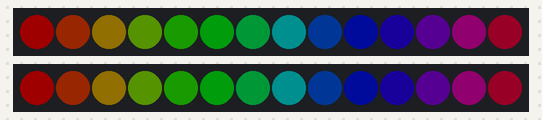
Bench run of a sketch on a simulated Arduino Uno, built with avr-gcc and run on an emulated ATmega328P. Shown: 2 × 14 RGB LEDs in strip order, left to right. Dim RGB values are drawn brighter than linear.

Above: at 0.15 s.
At 4.08 s:
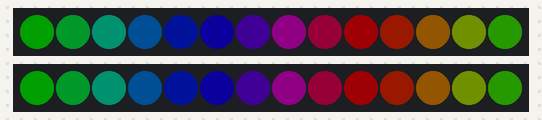
At 8.91 s:
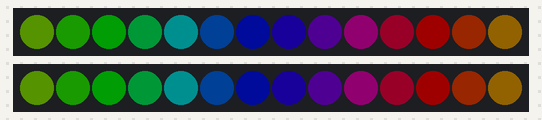
At 19.78 s:
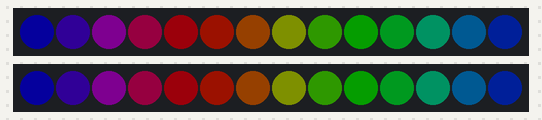
At 30.05 s:
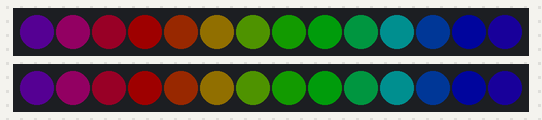
At 39.72 s:
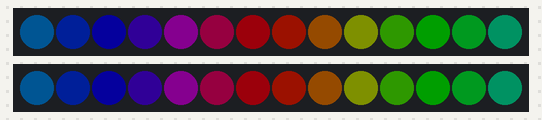

The sketch:

LarduinoPOV.ino
```cpp
#include <Adafruit_NeoPixel.h>

#define LEDS_NUM       14   //LED数量
#define DATA1_PIN      12   //DATA1端口
#define DATA2_PIN      13   //DATA1端口
#define HALL_PIN       A0   //霍尔元件
#define BRIGHTNESS     30   //亮度0-50

//初始化一个LED串
Adafruit_NeoPixel strip1 = Adafruit_NeoPixel(LEDS_NUM, DATA1_PIN, NEO_GRB + NEO_KHZ400);
Adafruit_NeoPixel strip2 = Adafruit_NeoPixel(LEDS_NUM, DATA2_PIN, NEO_GRB + NEO_KHZ400);

void setup() {

  pinMode(HALL_PIN,  INPUT);

  strip1.begin();
  strip2.begin();
  strip1.setBrightness(BRIGHTNESS);
  strip2.setBrightness(BRIGHTNESS);
  strip1.show(); // Initialize all pixels to 'off'
  strip2.show();
}

void loop() {
//  rainbow(5);
    rainbowCycle(3);
}

//用指定颜色流水刷新
void colorWipe(uint32_t c, uint8_t wait) {
  for(uint16_t i=0; i<strip1.numPixels(); i++) {
    strip1.setPixelColor(i, c);
    strip2.setPixelColor(i, c);
    strip1.show();
    strip2.show();
    delay(wait);
  }
}

void rainbow(uint8_t wait) {
  uint16_t i, j;

  for(j=0; j<256; j++) {
    for(i=0; i<strip1.numPixels(); i++) {
      strip1.setPixelColor(i, Wheel((i+j) & 255));
      strip2.setPixelColor(i, Wheel((i+j) & 255));
    }
    strip1.show();
    strip2.show();
    delay(wait);
  }
}

// Slightly different, this makes the rainbow equally distributed throughout
void rainbowCycle(uint8_t wait) {
  uint16_t i, j;

  for(j=0; j<256*5; j++) { // 5 cycles of all colors on wheel
    for(i=0; i< strip1.numPixels(); i++) {
      strip1.setPixelColor(i, Wheel(((i * 256 / strip1.numPixels()) + j) & 255));
      strip2.setPixelColor(i, Wheel(((i * 256 / strip2.numPixels()) + j) & 255));
    }
    strip1.show();
    strip2.show();
    delay(wait);
  }
}

uint32_t Wheel(byte WheelPos) {
  WheelPos = 255 - WheelPos;
  if(WheelPos < 85) {
    return strip1.Color(255 - WheelPos * 3, 0, WheelPos * 3);
  }
  if(WheelPos < 170) {
    WheelPos -= 85;
    return strip1.Color(0, WheelPos * 3, 255 - WheelPos * 3);
  }
  WheelPos -= 170;
  return strip1.Color(WheelPos * 3, 255 - WheelPos * 3, 0);
}
```
